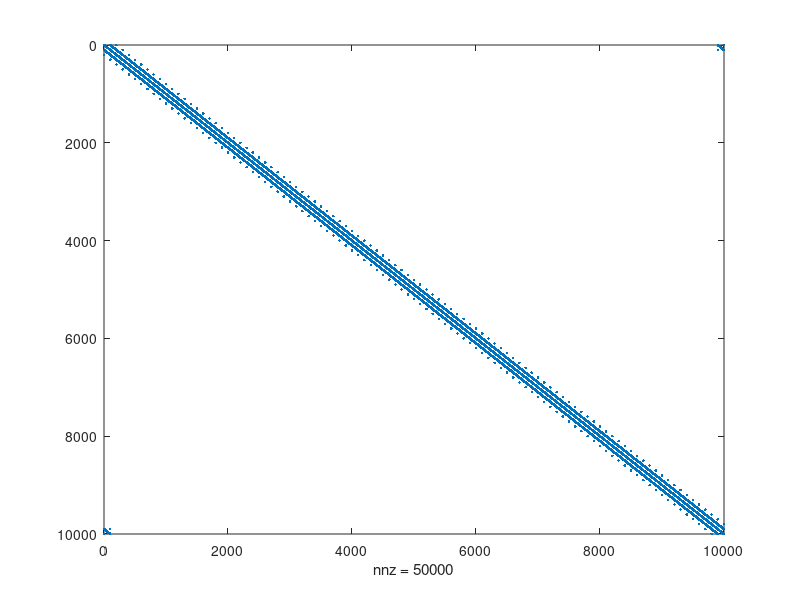
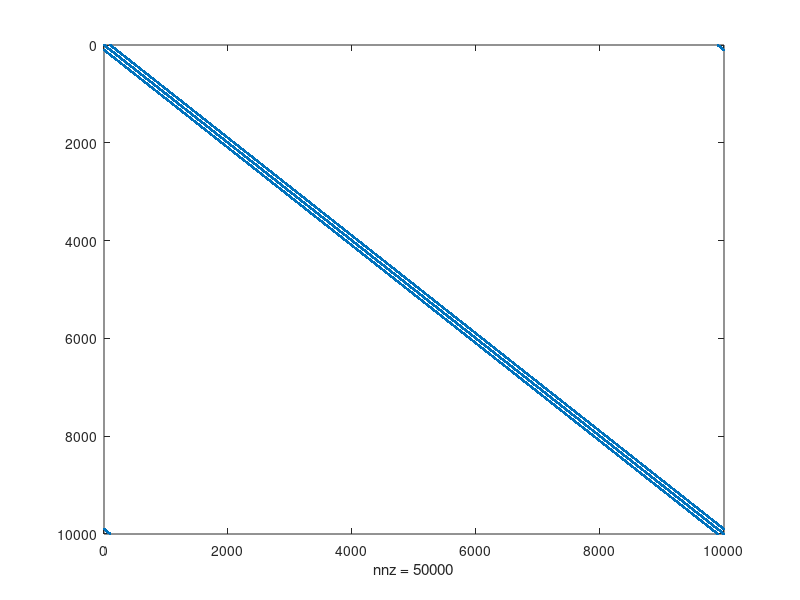

MATLAB code for these plots, in order: (Note: this script raises an error after producing the figures.)
%% derivative operators with dirichlet boundary conditions
close all;
clear; 

Nx = 100; 
Ny = 100; 
N = [Nx, Ny]; dx = 0.01; dy = dx; dz = dx;
dL = [dx dy];
%% Solver Code Begins Here
w = 'x'; s = 'b';
%w = 'x', 'y', or 'z'
%s = 'b' or 'w'
% dL: [dx dy dz] for 3D; [dx dy] for 2D
% N: [Nx Ny Nz] for 3D; [Nx Ny] for 2D


dw = dL('xyz' == w);  % one of dx, dy, dz, all are numbers...no info about which one was selected
sign = 1;
M = prod(N);  % total number of cells in domain
%take advantage of linear indexing

ind_cur = 1:M;  % indices of current points
ind_cur = ind_cur(:);

ind_adj_x = 1:M;  % indices of adjacent (previous or next) points in the w-direction
ind_adj_x = reshape(ind_adj_x, N);

%% shift the row indices
Dws = -4*sign*speye(M); %M fully determines the matricial size;
%% usual five point stencil
for w = ['x', 'y']
    ind_adj_r0x = circshift(ind_adj_x, -sign * ('xy' == w));
    ind_adj_l0x = circshift(ind_adj_x, sign * ('xy' == w));

    ind_adj_r0x = ind_adj_r0x(:);
    ind_adj_l0x = ind_adj_l0x(:);

    %% conver the offdiagonals into a linear index
    linear_ind_r0x = sub2ind([M M], ind_cur, ind_adj_r0x); 
    linear_ind_l0x = sub2ind([M M], ind_cur, ind_adj_l0x); 

    Dws(linear_ind_r0x) = sign;
    Dws(linear_ind_l0x) = sign;


end

%% rotated stencil (45 degrees)
Dws_r = -4*sign*speye(M,M); %M fully determines the matricial size;

ind_adj_rtx = circshift(ind_adj_x, sign * [1, 1]);
ind_adj_rbx = circshift(ind_adj_x, sign * [1, -1]);
ind_adj_ltx = circshift(ind_adj_x, sign * [-1, 1]);
ind_adj_lbx = circshift(ind_adj_x, sign * [-1, -1]);

ind_adj_rtx = ind_adj_rtx(:);
ind_adj_ltx = ind_adj_ltx(:);
ind_adj_rbx = ind_adj_rbx(:);
ind_adj_lbx = ind_adj_lbx(:);

%% conver the offdiagonals into a linear index
linear_ind_rtx = sub2ind([M M], ind_cur, ind_adj_rtx); 
linear_ind_ltx = sub2ind([M M], ind_cur, ind_adj_ltx); 
linear_ind_rbx = sub2ind([M M], ind_cur, ind_adj_rbx); 
linear_ind_lbx = sub2ind([M M], ind_cur, ind_adj_lbx); 

Dws_r(linear_ind_rtx) = sign;
Dws_r(linear_ind_ltx) = sign;
Dws_r(linear_ind_rbx) = sign;
Dws_r(linear_ind_lbx) = sign;


Dws = (1/dw^2)*Dws;
Dws_r = (1/(2*dw^2))*Dws_r;
figure;
spy(Dws_r)
figure;
spy(Dws)
a = 0.5;
Laplacian = a*Dws+(1-a)*Dws_r;

constant = 1000
A = Laplacian + constant*speye(N.^2);
% constant has to be tuned

b = zeros(length(Dws),1);
b(4750) = 1i*2

x1 = A\b;
E = reshape(x1, N(1), N(2));
visabs(E, [-1,1], [-1,1]);


